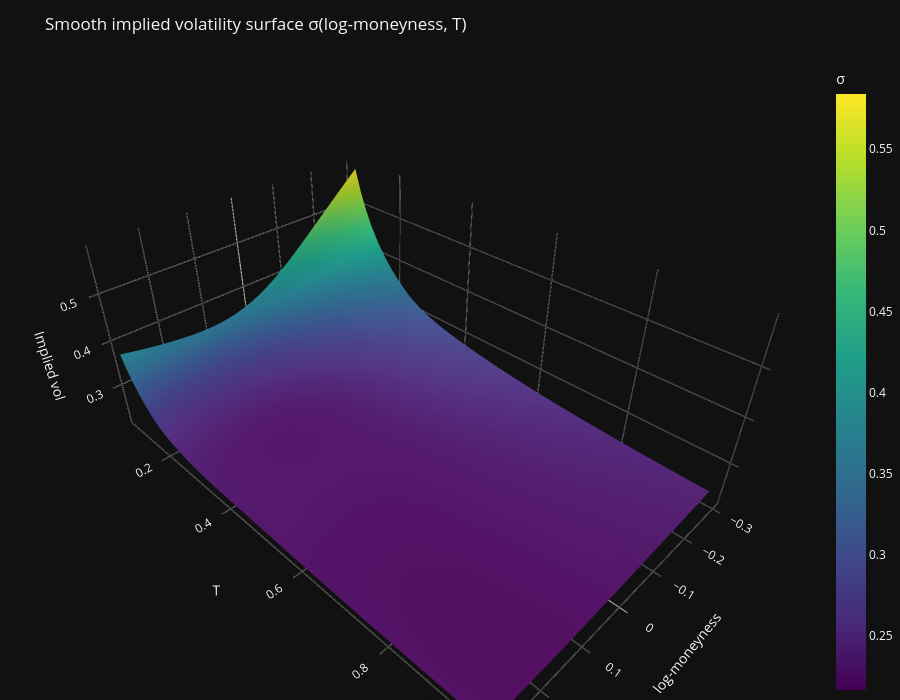

The notebook cell saved with this chart:
### Code cell
fig = go.Figure(
    data=[
        go.Surface(
            x=LM,                 
            y=TT,                 
            z=IV_surface,         
            colorscale="Viridis",
            cmin=np.nanmin(IV_surface),
            cmax=np.nanmax(IV_surface),
            colorbar=dict(title="σ")
        )
    ]
)

fig.update_layout(
    template="plotly_dark",  
    title="Smooth implied volatility surface σ(log-moneyness, T)",
    width=900,
    height=700,
    scene=dict(
        xaxis_title="log-moneyness",
        yaxis_title="T",
        zaxis_title="Implied vol",
        xaxis=dict(showgrid=True, gridcolor="rgba(255,255,255,0.12)"),
        yaxis=dict(showgrid=True, gridcolor="rgba(255,255,255,0.12)"),
        zaxis=dict(showgrid=True, gridcolor="rgba(255,255,255,0.12)")
    ),margin=dict(l=0, r=0, t=60, b=0))

fig.write_html("implied_vol_surface.html")

fig.show()

### Figure 1 — Plotly figure (JSON) as saved in the notebook; plotly's stock layout.template omitted (floating-point values rounded to 4 significant figures; data arrays with more than 128 entries replaced by an {"elided": "..."} marker saying what was removed)
{"data": [{"cmax": 0.5841, "cmin": 0.2166, "colorbar": {"title": {"text": "σ"}}, "colorscale": [[0, "#440154"], [0.1111, "#482878"], [0.2222, "#3e4989"], [0.3333, "#31688e"], [0.4444, "#26828e"], [0.5556, "#1f9e89"], [0.6667, "#35b779"], [0.7778, "#6ece58"], [0.8889, "#b5de2b"], [1, "#fde725"]], "type": "surface", "x": {"elided": "60x201 float values"}, "y": {"elided": "60x201 float values"}, "z": {"elided": "60x201 float values"}}], "layout": {"height": 700, "margin": {"b": 0, "l": 0, "r": 0, "t": 60}, "scene": {"xaxis": {"gridcolor": "rgba(255,255,255,0.12)", "showgrid": true, "title": {"text": "log-moneyness"}}, "yaxis": {"gridcolor": "rgba(255,255,255,0.12)", "showgrid": true, "title": {"text": "T"}}, "zaxis": {"gridcolor": "rgba(255,255,255,0.12)", "showgrid": true, "title": {"text": "Implied vol"}}}, "title": {"text": "Smooth implied volatility surface σ(log-moneyness, T)"}, "width": 900}}
